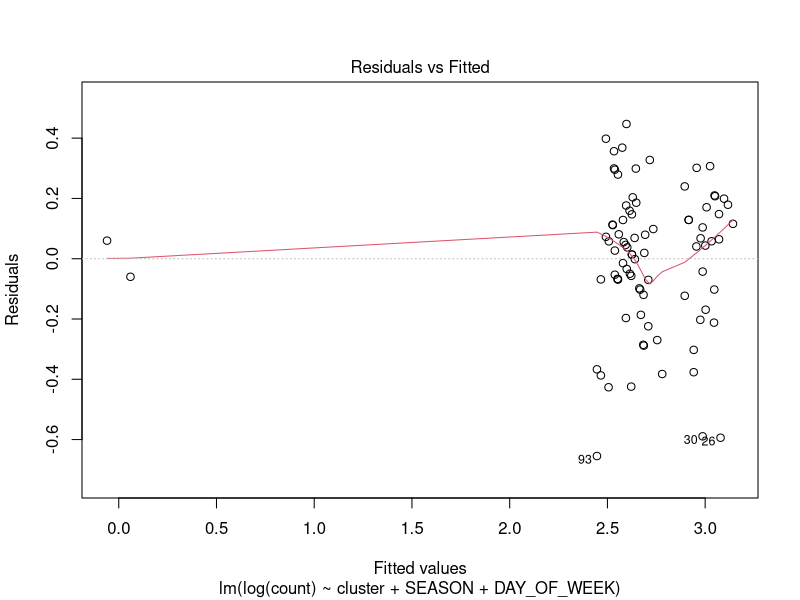
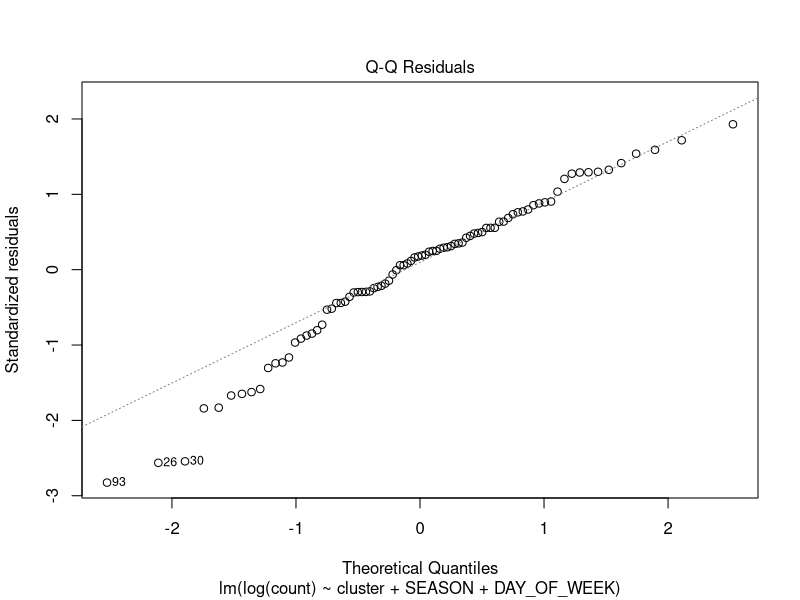

The R source for these figures, in order:
## ---- chunk 1
knitr::opts_chunk$set(echo = TRUE)
## ---- chunk 2
data <- read.csv("Rape_Data_Behavioral_Clusters.csv")
data$cluster <- as.factor(data$cluster)
data_counts <- as.data.frame(table(data$cluster, data$SEASON, data$DAY_OF_WEEK))
names(data_counts) <- c("cluster", "SEASON", "DAY_OF_WEEK", "count")
data_counts <- data_counts[data_counts$count > 0, ]
head(data_counts)
## ---- chunk 3
model <- lm(log(count) ~ cluster + SEASON + DAY_OF_WEEK, data = data_counts)
summary(model)
## ---- chunk 4
plot(model, which = 1)
plot(model, which = 2)
